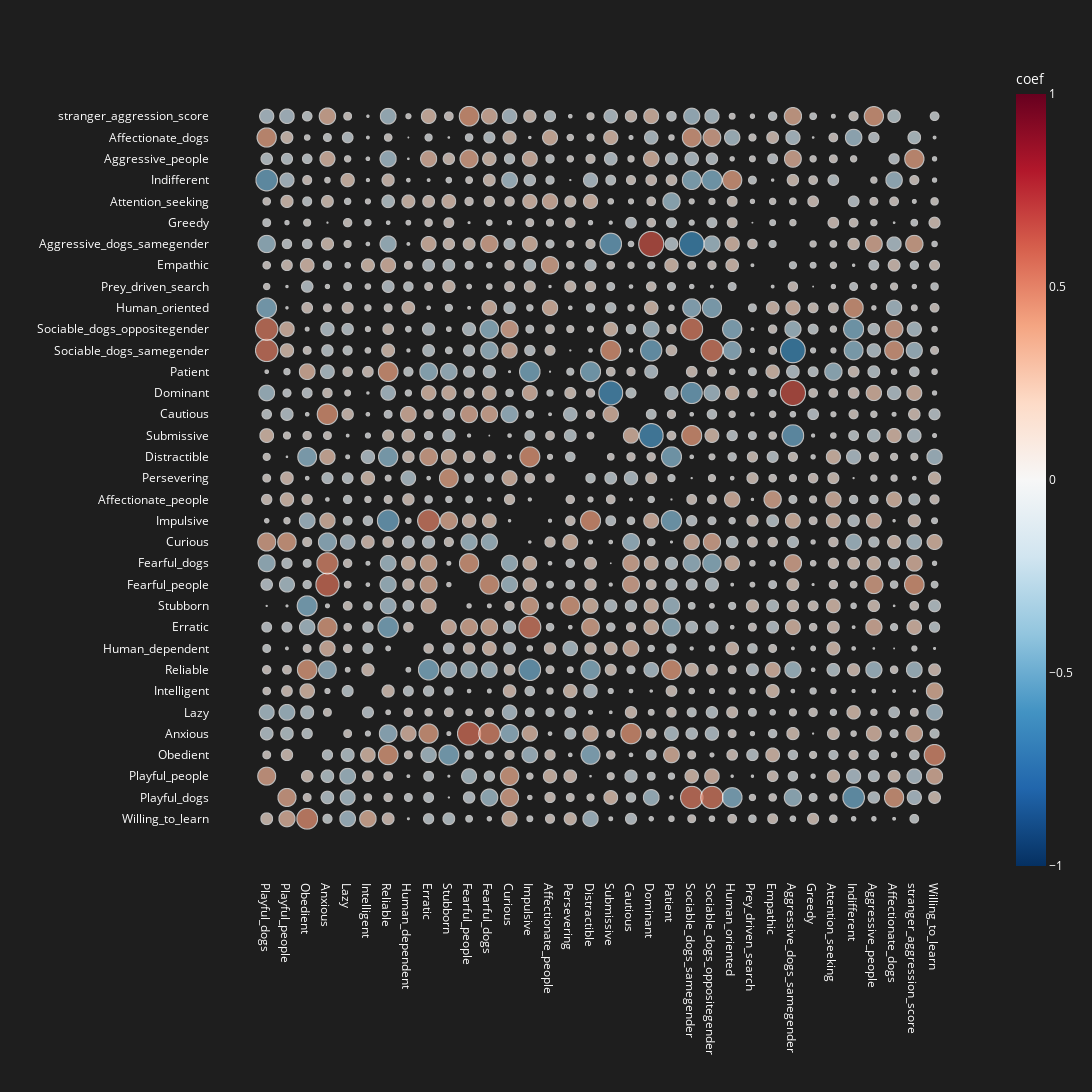

The notebook cell saved with this chart:
### Code cell
CORR = dogs[features + ['stranger_aggression_score']].corr(method='spearman')
COLS = CORR.columns.to_list()
CORR = CORR.reset_index().melt(id_vars='index', value_vars=COLS)
CORR.columns = ['A', 'B', 'coef']
CORR['size'] = CORR['coef'].abs()
CORR = CORR.query('coef < 1')

fig = px.scatter(CORR, x='A', y='B', size='size', color='coef', width=1200, height=1200, color_continuous_scale=px.colors.diverging.RdBu[::-1], range_color=[-1,1], hover_data={'A':True,'B':True,'coef':True,'size':False}, size_max=25)
fig.update_layout(
    plot_bgcolor='rgba(0,0,0,0)',   # Transparent plot background
    paper_bgcolor='rgba(30,30,30,255)',  # Transparent overall background
    xaxis=dict(showgrid=False, gridcolor='rgba(222, 222, 222, 1)', layer="below traces"),     # Hide x gridlines
    yaxis=dict(showgrid=False, gridcolor='rgba(222, 222, 222, 0.3)', layer="below traces"),
    font=dict(color="white"),
    xaxis_title='',
    yaxis_title='',
)
fig.show()

### Figure 1 — Plotly figure (JSON) as saved in the notebook; plotly's stock layout.template omitted (floating-point values rounded to 4 significant figures; data arrays with more than 128 entries replaced by an {"elided": "..."} marker saying what was removed)
{"data": [{"customdata": {"elided": "1122x2 float values"}, "hovertemplate": "A=%{x}<br>B=%{y}<br>coef=%{marker.color}<extra></extra>", "legendgroup": "", "marker": {"color": {"elided": "1122 float values"}, "coloraxis": "coloraxis", "size": {"elided": "1122 float values"}, "sizemode": "area", "sizeref": 0.00101, "symbol": "circle"}, "mode": "markers", "name": "", "showlegend": false, "type": "scattergl", "x": {"elided": "1122 str values"}, "xaxis": "x", "y": {"elided": "1122 str values"}, "yaxis": "y"}], "layout": {"coloraxis": {"cmax": 1, "cmin": -1, "colorbar": {"title": {"text": "coef"}}, "colorscale": [[0, "rgb(5,48,97)"], [0.1, "rgb(33,102,172)"], [0.2, "rgb(67,147,195)"], [0.3, "rgb(146,197,222)"], [0.4, "rgb(209,229,240)"], [0.5, "rgb(247,247,247)"], [0.6, "rgb(253,219,199)"], [0.7, "rgb(244,165,130)"], [0.8, "rgb(214,96,77)"], [0.9, "rgb(178,24,43)"], [1, "rgb(103,0,31)"]]}, "font": {"color": "white"}, "height": 1200, "legend": {"itemsizing": "constant", "tracegroupgap": 0}, "margin": {"t": 60}, "paper_bgcolor": "rgba(30,30,30,255)", "plot_bgcolor": "rgba(0,0,0,0)", "width": 1200, "xaxis": {"anchor": "y", "domain": [0, 1], "gridcolor": "rgba(222, 222, 222, 1)", "layer": "below traces", "showgrid": false, "title": {"text": ""}}, "yaxis": {"anchor": "x", "domain": [0, 1], "gridcolor": "rgba(222, 222, 222, 0.3)", "layer": "below traces", "showgrid": false, "title": {"text": ""}}}}
